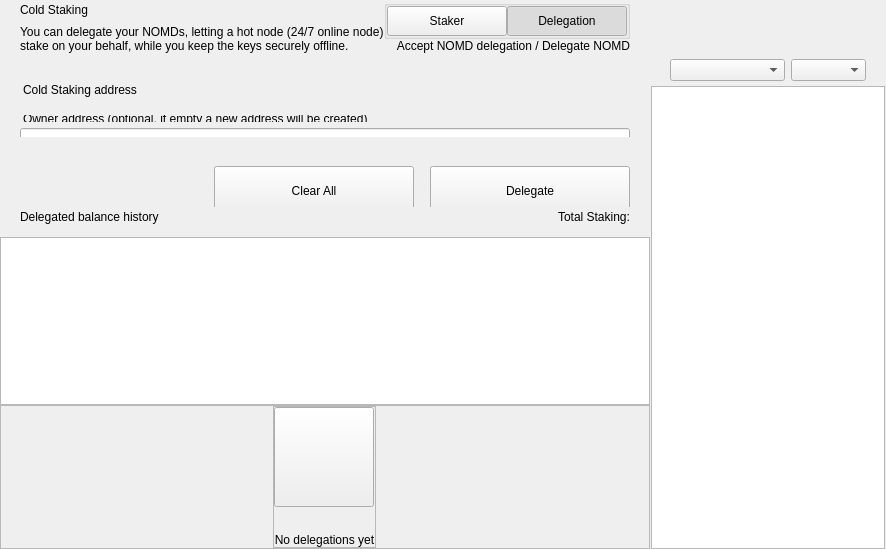
<?xml version="1.0" encoding="UTF-8"?>
<ui version="4.0">
 <class>ColdStakingWidget</class>
 <widget class="QWidget" name="ColdStakingWidget">
  <property name="geometry">
   <rect>
    <x>0</x>
    <y>0</y>
    <width>629</width>
    <height>549</height>
   </rect>
  </property>
  <property name="windowTitle">
   <string>Form</string>
  </property>
  <layout class="QHBoxLayout" name="horizontalLayout_1" stretch="2,1">
   <property name="spacing">
    <number>0</number>
   </property>
   <property name="leftMargin">
    <number>0</number>
   </property>
   <property name="topMargin">
    <number>0</number>
   </property>
   <property name="rightMargin">
    <number>0</number>
   </property>
   <property name="bottomMargin">
    <number>0</number>
   </property>
   <item>
    <widget class="QWidget" name="left" native="true">
     <layout class="QVBoxLayout" name="verticalLayout_3">
      <property name="leftMargin">
       <number>0</number>
      </property>
      <property name="topMargin">
       <number>0</number>
      </property>
      <property name="rightMargin">
       <number>0</number>
      </property>
      <property name="bottomMargin">
       <number>0</number>
      </property>
      <item>
       <layout class="QVBoxLayout" name="verticalLayout_2">
        <property name="spacing">
         <number>0</number>
        </property>
        <item>
         <layout class="QVBoxLayout" name="verticalLayoutTop">
          <property name="spacing">
           <number>0</number>
          </property>
          <property name="leftMargin">
           <number>0</number>
          </property>
          <property name="rightMargin">
           <number>0</number>
          </property>
          <item>
           <widget class="QWidget" name="containerTitle" native="true">
            <property name="sizePolicy">
             <sizepolicy hsizetype="Preferred" vsizetype="Minimum">
              <horstretch>0</horstretch>
              <verstretch>0</verstretch>
             </sizepolicy>
            </property>
            <property name="maximumSize">
             <size>
              <width>16777215</width>
              <height>100</height>
             </size>
            </property>
            <layout class="QHBoxLayout" name="containerTitleLayout">
             <property name="spacing">
              <number>0</number>
             </property>
             <property name="leftMargin">
              <number>20</number>
             </property>
             <property name="topMargin">
              <number>0</number>
             </property>
             <property name="rightMargin">
              <number>20</number>
             </property>
             <property name="bottomMargin">
              <number>0</number>
             </property>
             <item>
              <layout class="QVBoxLayout" name="verticalLayout11">
               <property name="spacing">
                <number>5</number>
               </property>
               <item>
                <widget class="QLabel" name="labelTitle">
                 <property name="text">
                  <string>Cold Staking</string>
                 </property>
                </widget>
               </item>
               <item>
                <widget class="QLabel" name="labelSubtitle1">
                 <property name="maximumSize">
                  <size>
                   <width>16777215</width>
                   <height>16777215</height>
                  </size>
                 </property>
                 <property name="text">
                  <string>You can delegate your NOMDs, letting a hot node (24/7 online node)
stake on your behalf, while you keep the keys securely offline.</string>
                 </property>
                </widget>
               </item>
              </layout>
             </item>
             <item>
              <spacer name="horizontalSpacer">
               <property name="orientation">
                <enum>Qt::Horizontal</enum>
               </property>
               <property name="sizeHint" stdset="0">
                <size>
                 <width>40</width>
                 <height>20</height>
                </size>
               </property>
              </spacer>
             </item>
             <item>
              <widget class="QWidget" name="containerViewPrivacyChecks" native="true">
               <layout class="QVBoxLayout" name="containerPrivacyChecks">
                <property name="spacing">
                 <number>0</number>
                </property>
                <property name="leftMargin">
                 <number>0</number>
                </property>
                <property name="topMargin">
                 <number>0</number>
                </property>
                <property name="rightMargin">
                 <number>0</number>
                </property>
                <property name="bottomMargin">
                 <number>0</number>
                </property>
                <item alignment="Qt::AlignHCenter|Qt::AlignVCenter">
                 <widget class="QGroupBox" name="groupBox">
                  <property name="title">
                   <string/>
                  </property>
                  <layout class="QHBoxLayout" name="horizontalLayout_2_1">
                   <property name="spacing">
                    <number>0</number>
                   </property>
                   <property name="leftMargin">
                    <number>0</number>
                   </property>
                   <property name="topMargin">
                    <number>0</number>
                   </property>
                   <property name="rightMargin">
                    <number>0</number>
                   </property>
                   <property name="bottomMargin">
                    <number>0</number>
                   </property>
                   <item>
                    <widget class="QPushButton" name="pushLeft">
                     <property name="minimumSize">
                      <size>
                       <width>120</width>
                       <height>30</height>
                      </size>
                     </property>
                     <property name="maximumSize">
                      <size>
                       <width>120</width>
                       <height>30</height>
                      </size>
                     </property>
                     <property name="focusPolicy">
                      <enum>Qt::NoFocus</enum>
                     </property>
                     <property name="text">
                      <string>Staker</string>
                     </property>
                     <property name="checkable">
                      <bool>true</bool>
                     </property>
                     <property name="autoExclusive">
                      <bool>true</bool>
                     </property>
                    </widget>
                   </item>
                   <item>
                    <widget class="QPushButton" name="pushRight">
                     <property name="minimumSize">
                      <size>
                       <width>120</width>
                       <height>30</height>
                      </size>
                     </property>
                     <property name="maximumSize">
                      <size>
                       <width>120</width>
                       <height>30</height>
                      </size>
                     </property>
                     <property name="focusPolicy">
                      <enum>Qt::NoFocus</enum>
                     </property>
                     <property name="text">
                      <string>Delegation</string>
                     </property>
                     <property name="checkable">
                      <bool>true</bool>
                     </property>
                     <property name="checked">
                      <bool>true</bool>
                     </property>
                     <property name="autoExclusive">
                      <bool>true</bool>
                     </property>
                    </widget>
                   </item>
                  </layout>
                 </widget>
                </item>
                <item alignment="Qt::AlignTop">
                 <widget class="QLabel" name="labelSubtitle2">
                  <property name="text">
                   <string>Accept NOMD delegation / Delegate NOMD</string>
                  </property>
                  <property name="alignment">
                   <set>Qt::AlignRight|Qt::AlignTrailing|Qt::AlignVCenter</set>
                  </property>
                 </widget>
                </item>
               </layout>
              </widget>
             </item>
            </layout>
           </widget>
          </item>
          <item>
           <spacer name="verticalSpacer_2">
            <property name="orientation">
             <enum>Qt::Vertical</enum>
            </property>
            <property name="sizeType">
             <enum>QSizePolicy::Fixed</enum>
            </property>
            <property name="sizeHint" stdset="0">
             <size>
              <width>20</width>
              <height>30</height>
             </size>
            </property>
           </spacer>
          </item>
          <item>
           <widget class="QWidget" name="containerSend" native="true">
            <property name="minimumSize">
             <size>
              <width>0</width>
              <height>50</height>
             </size>
            </property>
            <layout class="QVBoxLayout" name="containerSendRow">
             <property name="spacing">
              <number>6</number>
             </property>
             <property name="leftMargin">
              <number>0</number>
             </property>
             <property name="topMargin">
              <number>0</number>
             </property>
             <property name="rightMargin">
              <number>0</number>
             </property>
             <property name="bottomMargin">
              <number>0</number>
             </property>
             <item>
              <widget class="QLabel" name="labelEditTitle">
               <property name="maximumSize">
                <size>
                 <width>16777215</width>
                 <height>30</height>
                </size>
               </property>
               <property name="styleSheet">
                <string notr="true">padding-left:20px; padding-bottom:3px;</string>
               </property>
               <property name="text">
                <string>Cold Staking address</string>
               </property>
              </widget>
             </item>
             <item>
              <spacer name="verticalSpacer_6">
               <property name="orientation">
                <enum>Qt::Vertical</enum>
               </property>
               <property name="sizeType">
                <enum>QSizePolicy::Fixed</enum>
               </property>
               <property name="sizeHint" stdset="0">
                <size>
                 <width>20</width>
                 <height>9</height>
                </size>
               </property>
              </spacer>
             </item>
             <item>
              <widget class="QWidget" name="containerOwner" native="true">
               <layout class="QVBoxLayout" name="vContainerOwner">
                <property name="spacing">
                 <number>4</number>
                </property>
                <property name="leftMargin">
                 <number>20</number>
                </property>
                <property name="topMargin">
                 <number>0</number>
                </property>
                <property name="rightMargin">
                 <number>20</number>
                </property>
                <property name="bottomMargin">
                 <number>0</number>
                </property>
                <item>
                 <widget class="QLabel" name="labelSubtitleDescription">
                  <property name="maximumSize">
                   <size>
                    <width>16777215</width>
                    <height>20</height>
                   </size>
                  </property>
                  <property name="styleSheet">
                   <string notr="true">margin-bottom:2px;
                   margin-left:0.05px;
                   padding:0px;</string>
                  </property>
                  <property name="text">
                   <string>Owner address (optional, if empty a new address will be created)</string>
                  </property>
                 </widget>
                </item>
                <item>
                 <widget class="QLineEdit" name="lineEditOwnerAddress">
                  <property name="minimumSize">
                   <size>
                    <width>0</width>
                    <height>50</height>
                   </size>
                  </property>
                  <property name="maximumSize">
                   <size>
                    <width>16777215</width>
                    <height>50</height>
                   </size>
                  </property>
                  <property name="styleSheet">
                   <string notr="true"/>
                  </property>
                  <property name="placeholderText">
                   <string>Enter owner address</string>
                  </property>
                 </widget>
                </item>
               </layout>
              </widget>
             </item>
            </layout>
           </widget>
          </item>
         </layout>
        </item>
        <item>
         <spacer name="verticalSpacer_3">
          <property name="orientation">
           <enum>Qt::Vertical</enum>
          </property>
          <property name="sizeType">
           <enum>QSizePolicy::Minimum</enum>
          </property>
          <property name="sizeHint" stdset="0">
           <size>
            <width>20</width>
            <height>20</height>
           </size>
          </property>
         </spacer>
        </item>
        <item>
         <widget class="QWidget" name="containerBtn" native="true">
          <property name="minimumSize">
           <size>
            <width>0</width>
            <height>50</height>
           </size>
          </property>
          <layout class="QHBoxLayout" name="horizontalLayout">
           <property name="rightMargin">
            <number>20</number>
           </property>
           <item>
            <spacer name="horizontalSpacer_2">
             <property name="orientation">
              <enum>Qt::Horizontal</enum>
             </property>
             <property name="sizeHint" stdset="0">
              <size>
               <width>200</width>
               <height>20</height>
              </size>
             </property>
            </spacer>
           </item>
           <item>
            <layout class="QHBoxLayout" name="horizontalLayout_7">
             <item>
              <spacer name="horizontalSpacer_3">
               <property name="orientation">
                <enum>Qt::Horizontal</enum>
               </property>
               <property name="sizeType">
                <enum>QSizePolicy::Expanding</enum>
               </property>
               <property name="sizeHint" stdset="0">
                <size>
                 <width>40</width>
                 <height>20</height>
                </size>
               </property>
              </spacer>
             </item>
             <item>
              <widget class="QPushButton" name="pushButtonClear">
               <property name="minimumSize">
                <size>
                 <width>200</width>
                 <height>50</height>
                </size>
               </property>
               <property name="focusPolicy">
                <enum>Qt::NoFocus</enum>
               </property>
               <property name="text">
                <string>Clear All</string>
               </property>
              </widget>
             </item>
             <item>
              <spacer name="horizontalSpacer_4">
               <property name="orientation">
                <enum>Qt::Horizontal</enum>
               </property>
               <property name="sizeType">
                <enum>QSizePolicy::Fixed</enum>
               </property>
               <property name="sizeHint" stdset="0">
                <size>
                 <width>10</width>
                 <height>20</height>
                </size>
               </property>
              </spacer>
             </item>
             <item>
              <widget class="QPushButton" name="pushButtonSend">
               <property name="minimumSize">
                <size>
                 <width>200</width>
                 <height>50</height>
                </size>
               </property>
               <property name="maximumSize">
                <size>
                 <width>200</width>
                 <height>50</height>
                </size>
               </property>
               <property name="focusPolicy">
                <enum>Qt::NoFocus</enum>
               </property>
               <property name="text">
                <string>Delegate</string>
               </property>
              </widget>
             </item>
            </layout>
           </item>
          </layout>
         </widget>
        </item>
        <item>
         <widget class="QWidget" name="containerHistoryLabel" native="true">
          <layout class="QHBoxLayout" name="horizontalLayout_4">
           <property name="spacing">
            <number>0</number>
           </property>
           <property name="leftMargin">
            <number>20</number>
           </property>
           <property name="topMargin">
            <number>0</number>
           </property>
           <property name="rightMargin">
            <number>20</number>
           </property>
           <property name="bottomMargin">
            <number>0</number>
           </property>
           <item>
            <widget class="QWidget" name="verticalWidget" native="true">
             <property name="minimumSize">
              <size>
               <width>100</width>
               <height>0</height>
              </size>
             </property>
             <layout class="QVBoxLayout" name="verticalLayout_58">
              <property name="leftMargin">
               <number>0</number>
              </property>
              <property name="topMargin">
               <number>0</number>
              </property>
              <property name="rightMargin">
               <number>0</number>
              </property>
              <property name="bottomMargin">
               <number>0</number>
              </property>
              <item>
               <widget class="QLabel" name="labelListHistory">
                <property name="text">
                 <string>Delegated balance history</string>
                </property>
               </widget>
              </item>
             </layout>
            </widget>
           </item>
           <item>
            <spacer name="horizontalSpacer_5">
             <property name="orientation">
              <enum>Qt::Horizontal</enum>
             </property>
             <property name="sizeHint" stdset="0">
              <size>
               <width>40</width>
               <height>20</height>
              </size>
             </property>
            </spacer>
           </item>
           <item>
            <widget class="QLabel" name="labelStakingTotal">
             <property name="text">
              <string>Total Staking:</string>
             </property>
            </widget>
           </item>
          </layout>
         </widget>
        </item>
        <item>
         <layout class="QVBoxLayout" name="verticalLayout_64">
          <property name="spacing">
           <number>0</number>
          </property>
          <item>
           <spacer name="verticalSpacer_44">
            <property name="orientation">
             <enum>Qt::Vertical</enum>
            </property>
            <property name="sizeType">
             <enum>QSizePolicy::Fixed</enum>
            </property>
            <property name="sizeHint" stdset="0">
             <size>
              <width>20</width>
              <height>10</height>
             </size>
            </property>
           </spacer>
          </item>
          <item>
           <widget class="QListView" name="listView">
            <property name="enabled">
             <bool>true</bool>
            </property>
            <property name="mouseTracking">
             <bool>true</bool>
            </property>
           </widget>
          </item>
          <item>
           <widget class="QFrame" name="emptyContainer">
            <property name="minimumSize">
             <size>
              <width>0</width>
              <height>100</height>
             </size>
            </property>
            <property name="frameShape">
             <enum>QFrame::StyledPanel</enum>
            </property>
            <property name="frameShadow">
             <enum>QFrame::Raised</enum>
            </property>
            <layout class="QVBoxLayout" name="verticalLayout_71" stretch="1,8">
             <property name="spacing">
              <number>0</number>
             </property>
             <property name="leftMargin">
              <number>0</number>
             </property>
             <property name="topMargin">
              <number>0</number>
             </property>
             <property name="rightMargin">
              <number>0</number>
             </property>
             <property name="bottomMargin">
              <number>0</number>
             </property>
             <item>
              <spacer name="verticalSpacer">
               <property name="orientation">
                <enum>Qt::Vertical</enum>
               </property>
               <property name="sizeHint" stdset="0">
                <size>
                 <width>20</width>
                 <height>20</height>
                </size>
               </property>
              </spacer>
             </item>
             <item alignment="Qt::AlignHCenter|Qt::AlignVCenter">
              <widget class="QFrame" name="emptyScreen">
               <property name="sizePolicy">
                <sizepolicy hsizetype="Expanding" vsizetype="Expanding">
                 <horstretch>0</horstretch>
                 <verstretch>0</verstretch>
                </sizepolicy>
               </property>
               <property name="frameShape">
                <enum>QFrame::StyledPanel</enum>
               </property>
               <property name="frameShadow">
                <enum>QFrame::Raised</enum>
               </property>
               <layout class="QVBoxLayout" name="verticalLayout">
                <property name="spacing">
                 <number>30</number>
                </property>
                <property name="leftMargin">
                 <number>0</number>
                </property>
                <property name="topMargin">
                 <number>0</number>
                </property>
                <property name="rightMargin">
                 <number>0</number>
                </property>
                <property name="bottomMargin">
                 <number>0</number>
                </property>
                <item alignment="Qt::AlignHCenter|Qt::AlignVCenter">
                 <widget class="QPushButton" name="pushImgEmpty">
                  <property name="minimumSize">
                   <size>
                    <width>100</width>
                    <height>100</height>
                   </size>
                  </property>
                  <property name="maximumSize">
                   <size>
                    <width>100</width>
                    <height>100</height>
                   </size>
                  </property>
                  <property name="focusPolicy">
                   <enum>Qt::NoFocus</enum>
                  </property>
                  <property name="text">
                   <string/>
                  </property>
                  <property name="iconSize">
                   <size>
                    <width>100</width>
                    <height>100</height>
                   </size>
                  </property>
                 </widget>
                </item>
                <item alignment="Qt::AlignHCenter|Qt::AlignVCenter">
                 <widget class="QLabel" name="labelEmpty">
                  <property name="styleSheet">
                   <string notr="true"/>
                  </property>
                  <property name="text">
                   <string>No delegations yet</string>
                  </property>
                  <property name="alignment">
                   <set>Qt::AlignCenter</set>
                  </property>
                 </widget>
                </item>
               </layout>
              </widget>
             </item>
            </layout>
           </widget>
          </item>
         </layout>
        </item>
       </layout>
      </item>
     </layout>
    </widget>
   </item>
   <item>
    <widget class="QWidget" name="right" native="true">
     <layout class="QVBoxLayout" name="rightContainer">
      <property name="spacing">
       <number>0</number>
      </property>
      <property name="leftMargin">
       <number>1</number>
      </property>
      <property name="topMargin">
       <number>0</number>
      </property>
      <property name="rightMargin">
       <number>1</number>
      </property>
      <property name="bottomMargin">
       <number>0</number>
      </property>
      <item>
       <widget class="QWidget" name="containerRightButtons" native="true">
        <property name="minimumSize">
         <size>
          <width>0</width>
          <height>50</height>
         </size>
        </property>
        <layout class="QVBoxLayout" name="verticalLayout_4">
         <property name="leftMargin">
          <number>19</number>
         </property>
         <property name="topMargin">
          <number>0</number>
         </property>
         <property name="rightMargin">
          <number>19</number>
         </property>
         <property name="bottomMargin">
          <number>0</number>
         </property>
         <item>
          <widget class="OptionButton" name="btnCoinControl" native="true">
           <property name="minimumSize">
            <size>
             <width>0</width>
             <height>0</height>
            </size>
           </property>
          </widget>
         </item>
         <item>
          <widget class="OptionButton" name="btnColdStaking" native="true"/>
         </item>
         <item>
          <widget class="OptionButton" name="btnMyStakingAddresses" native="true">
           <property name="sizePolicy">
            <sizepolicy hsizetype="Preferred" vsizetype="Minimum">
             <horstretch>0</horstretch>
             <verstretch>0</verstretch>
            </sizepolicy>
           </property>
          </widget>
         </item>
        </layout>
       </widget>
      </item>
      <item>
       <widget class="QWidget" name="sortWidget" native="true">
        <layout class="QHBoxLayout" name="horizontalLayout_6">
         <property name="leftMargin">
          <number>19</number>
         </property>
         <property name="rightMargin">
          <number>19</number>
         </property>
         <property name="bottomMargin">
          <number>5</number>
         </property>
         <item>
          <spacer name="horizontalSpacer_6">
           <property name="orientation">
            <enum>Qt::Horizontal</enum>
           </property>
           <property name="sizeHint" stdset="0">
            <size>
             <width>40</width>
             <height>20</height>
            </size>
           </property>
          </spacer>
         </item>
         <item>
          <widget class="QComboBox" name="comboBoxSort">
           <property name="sizePolicy">
            <sizepolicy hsizetype="Preferred" vsizetype="Fixed">
             <horstretch>0</horstretch>
             <verstretch>0</verstretch>
            </sizepolicy>
           </property>
           <property name="minimumSize">
            <size>
             <width>115</width>
             <height>0</height>
            </size>
           </property>
          </widget>
         </item>
         <item>
          <widget class="QComboBox" name="comboBoxSortOrder">
           <property name="sizePolicy">
            <sizepolicy hsizetype="Preferred" vsizetype="Fixed">
             <horstretch>0</horstretch>
             <verstretch>0</verstretch>
            </sizepolicy>
           </property>
           <property name="minimumSize">
            <size>
             <width>75</width>
             <height>0</height>
            </size>
           </property>
          </widget>
         </item>
        </layout>
       </widget>
      </item>
      <item>
       <widget class="QListView" name="listViewStakingAddress">
        <property name="enabled">
         <bool>true</bool>
        </property>
        <property name="mouseTracking">
         <bool>true</bool>
        </property>
       </widget>
      </item>
     </layout>
    </widget>
   </item>
  </layout>
 </widget>
 <customwidgets>
  <customwidget>
   <class>OptionButton</class>
   <extends>QWidget</extends>
   <header>qt/nomadic/optionbutton.h</header>
   <container>1</container>
  </customwidget>
 </customwidgets>
 <resources/>
 <connections/>
</ui>
